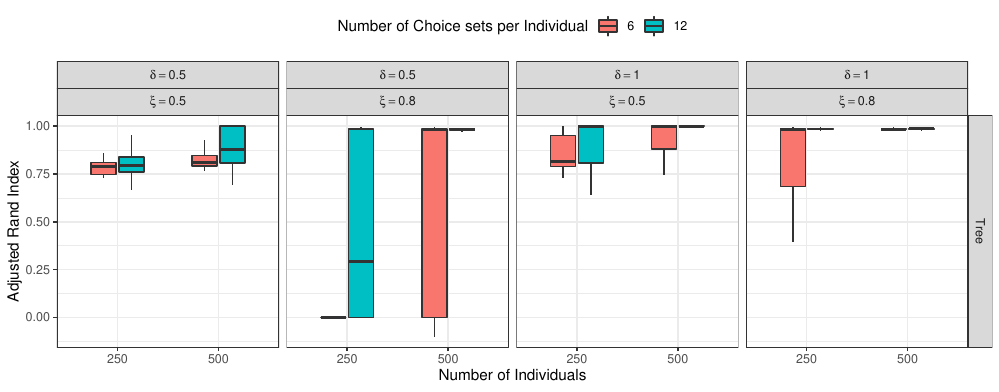

The R source for this figure:
library(data.table)
library(ggplot2) 
library(latex2exp)
source(here::here('utils/utils_using_MobMixlogit.R'))


# Load simulation results
res <- readRDS("simulations_replication/mob_mixlogit_simulations/mob_mixlogit_simulations.rds")

# Load Data Set
df <- unlist_mob_simulations(res)

## Drop observation from stump
df <- df[df$scenario=="Tree",]

# Graph info.
y_axis <- "ari"      
x_axis <- "n.indiv"   
group  <- "n.choices" 
model  <- "model"

y_axis_title <- "Adjusted Rand Index"
x_axis_title <- "Number of Individuals"
group_title  <- "Number of Questions per Individual"



# Figure
p <- ggplot(df, aes_string(x    = x_axis,
                           y    = y_axis,
                           fill = group)) +
  geom_boxplot(outlier.alpha = 0,
               outlier.shape = 16,
               width =0.55) + 
  facet_grid(
    rows = vars( scenario),
    cols = vars(delta , xi)   ,
    labeller=label_parsed
  ) +
  scale_y_continuous(limits = with(df, 
                                   quantile(get(y_axis), 
                                            c(0, 1), 
                                            na.rm = F))) + 
  theme(strip.text.x = element_text(size = 35, colour = "black"),
        strip.text.y = element_text(size = 35, colour = "black"))+
  labs(x     = x_axis_title , 
       y     = y_axis_title,
       fill='Number of Choice sets per Individual') +
  theme(legend.text=element_text(size=75),
        legend.title=element_text(size=55),
        legend.key.width = unit(1.5,"cm")) + theme_bw()

p <-  p  + theme(legend.position="top")

p

filename <- "figure_ari.pdf"
route <- "simulations_replication/mob_mixlogit_simulations/"
name_and_route <- paste0(route,filename)

ggsave(filename = name_and_route,
       plot = p,
       width =  9.09*1.1 , height =  3.57*1.1)
